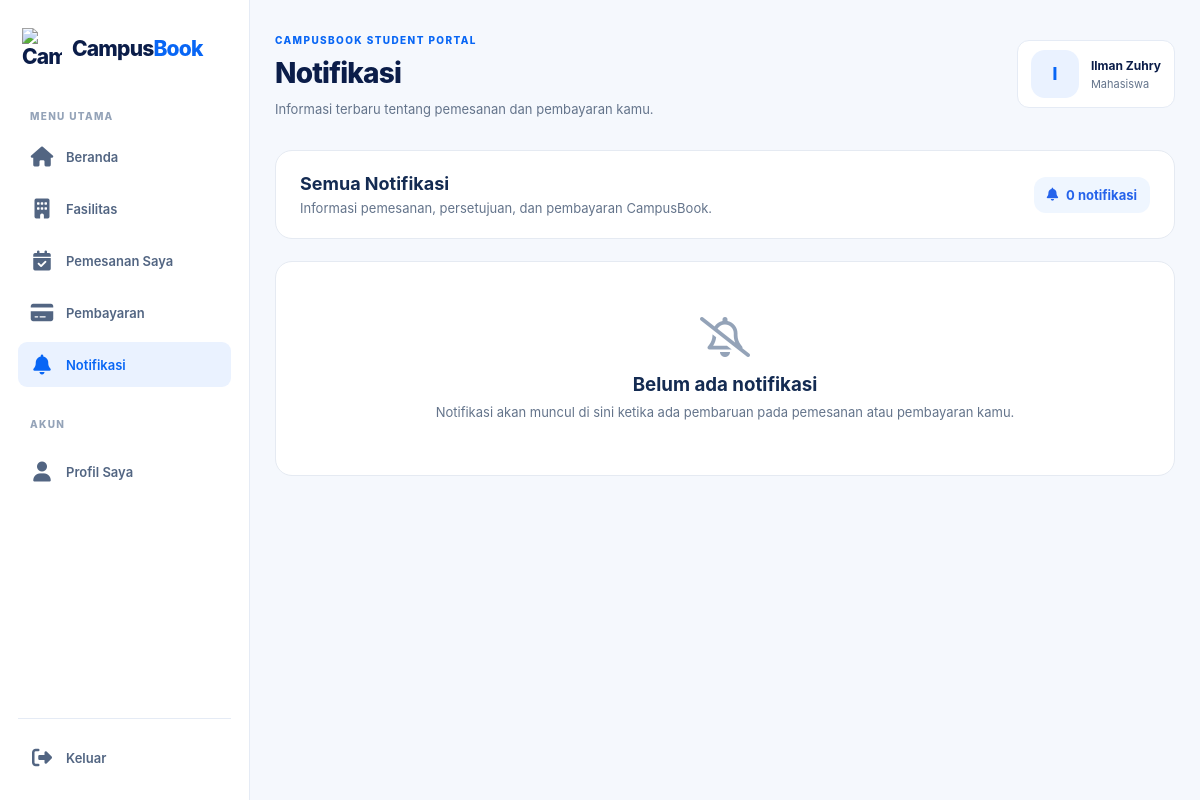
/user/notifikasi.php (signed in), run on an earlier commit of the app's database.
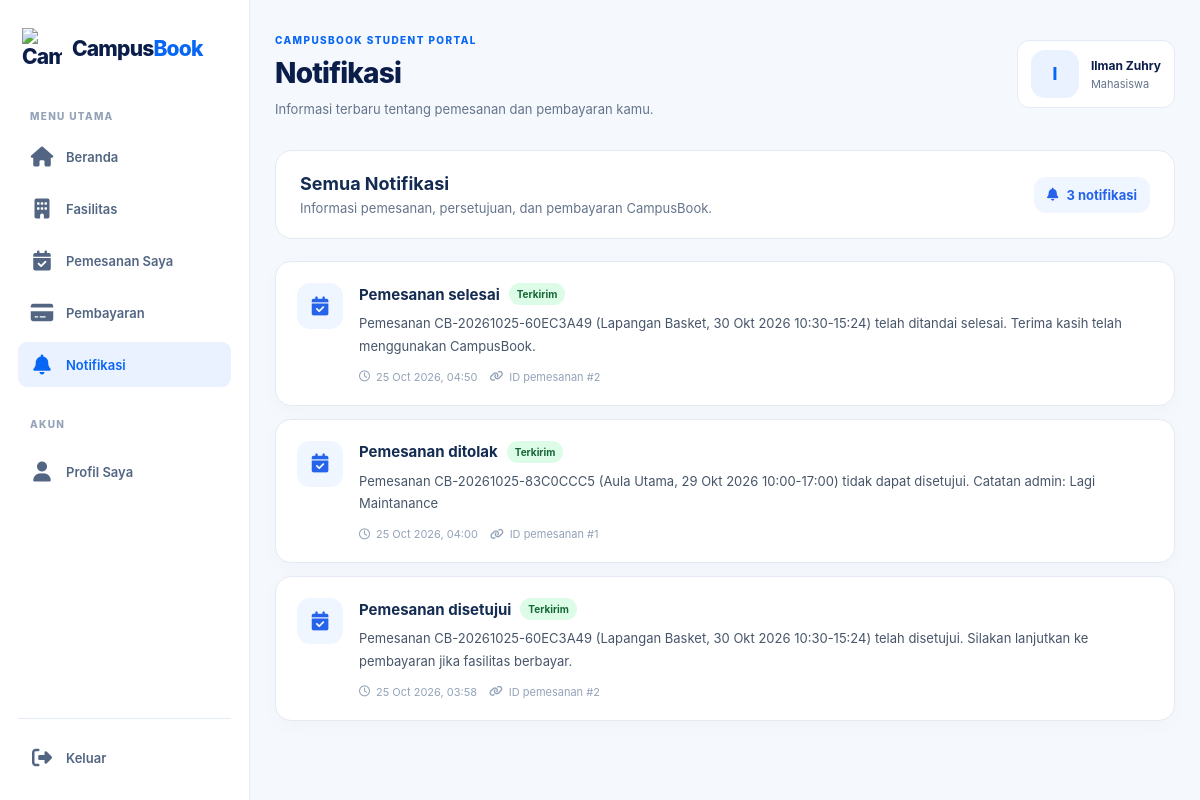
And on a later commit of the database.
### tables this page shows
CREATE TABLE `notifications` (
  `id` int UNSIGNED NOT NULL,
  `user_id` int UNSIGNED NOT NULL,
  `booking_id` int UNSIGNED DEFAULT NULL,
  `title` varchar(150) NOT NULL,
  `message` text NOT NULL,
  `channel` enum('in_app','email','whatsapp') NOT NULL DEFAULT 'in_app',
  `status` enum('pending','sent','failed') NOT NULL DEFAULT 'pending',
  `sent_at` datetime DEFAULT NULL,
  `created_at` timestamp NULL DEFAULT CURRENT_TIMESTAMP
);

### user/notifikasi.php (the view, shortened to what this page needs)
<?php
require_once __DIR__ . "/../config/database.php";
function notifEscape($value): string
{
    return htmlspecialchars((string) $value, ENT_QUOTES, "UTF-8");
}
$studentId = (int) $_SESSION["user_id"];
$notifications = [];
$sql = "
    SELECT
        id,
        booking_id,
        title,
        message,
        channel,
        status,
        sent_at,
        created_at
    FROM notifications
    WHERE user_id = ?
      AND channel = 'in_app'
    ORDER BY created_at DESC, id DESC
";
$stmt = $conn->prepare($sql);
if ($stmt) {
    $stmt->bind_param("i", $studentId);
    $stmt->execute();
    $result = $stmt->get_result();
    while ($row = $result->fetch_assoc()) {
        $notifications[] = $row;
    }
}
?>
<!DOCTYPE html>
<html lang="id">
<head>
    <link rel="stylesheet" href="../assets/css/admin.css">
    <link rel="stylesheet" href="../assets/css/user.css">
    <link rel="stylesheet"
          href="https://cdnjs.cloudflare.com/ajax/libs/font-awesome/6.5.2/css/all.min.css">
</head>
<body>
<div class="admin-layout">
    <?php require_once __DIR__ . "/../includes/user_sidebar.php"; ?>
    <main class="admin-main">
        <?php require_once __DIR__ . "/../includes/user_header.php"; ?>
        <section class="notification-page">
            <div class="notification-summary">
                <div>
                    <h2>Semua Notifikasi</h2>
                    <p>Informasi pemesanan, persetujuan, dan pembayaran CampusBook.</p>
                </div>
                <div class="notification-count">
                    <i class="fa-solid fa-bell"></i>
                    <?= count($notifications) ?> notifikasi
                </div>
            </div>
            <?php if (!$notifications): ?>
                <div class="notification-empty">
                    <i class="fa-regular fa-bell-slash"></i>
                    <h3>Belum ada notifikasi</h3>
                    <p>
                        Notifikasi akan muncul di sini ketika ada pembaruan
                        pada pemesanan atau pembayaran kamu.
                    </p>
                </div>
            <?php else: ?>
                <div class="notification-list">
                    <?php foreach ($notifications as $item): ?>
                        <?php
                        $title = strtolower($item["title"]);
                        $icon = "fa-bell";
                        if (strpos($title, "pembayaran") !== false) {
                            $icon = "fa-credit-card";
                        } elseif (
                            strpos($title, "pemesanan") !== false ||
                            strpos($title, "booking") !== false
                        ) {
                            $icon = "fa-calendar-check";
                        }
                        $status = $item["status"];
                        $statusLabels = [
                            "sent" => "Terkirim",
                            "pending" => "Menunggu",
                            "failed" => "Gagal dikirim",
                        ];
                        ?>
                        <article class="notification-card">
                            <div class="notification-icon">
                                <i class="fa-solid <?= notifEscape($icon) ?>"></i>
                            </div>
                            <div class="notification-content">
                                <div class="notification-title-row">
                                    <h3><?= notifEscape($item["title"]) ?></h3>
                                    <span class="notification-status <?= notifEscape($status) ?>">
                                        <?= notifEscape(
                                            $statusLabels[$status] ?? $status
                                        ) ?>
                                    </span>
                                </div>
                                <p class="notification-message">
                                    <?= nl2br(notifEscape($item["message"])) ?>
                                </p>
                                <div class="notification-meta">
                                    <span>
                                        <i class="fa-regular fa-clock"></i>
                                        <?= notifEscape(date(
                                            "d M Y, H:i",
                                            strtotime($item["created_at"])
                                        )) ?>
                                    </span>
                                    <?php if ($item["booking_id"] !== null): ?>
                                        <span>
                                            <i class="fa-solid fa-link"></i>
                                            ID pemesanan #<?= (int) $item["booking_id"] ?>
                                        </span>
                                    <?php endif; ?>
                                </div>
                            </div>
                        </article>
                    <?php endforeach; ?>
                </div>
            <?php endif; ?>
        </section>
    </main>
</div>
</body>
</html>

What changed in the data, as far as the page shows it:
added notifications: title "Pemesanan selesai", status "Terkirim", message "Pemesanan CB-20261025-60EC3A49 (Lapangan Basket, 30 Okt 2026 10:30-15:24) telah ditandai selesai. Terima kasih telah menggunakan CampusBook.", created_at "25 Oct 2026, 04:50", booking "2"
added notifications: title "Pemesanan ditolak", status "Terkirim", message "Pemesanan CB-20261025-83C0CCC5 (Aula Utama, 29 Okt 2026 10:00-17:00) tidak dapat disetujui. Catatan admin: Lagi Maintanance", created_at "25 Oct 2026, 04:00", booking "1"
added notifications: title "Pemesanan disetujui", status "Terkirim", message "Pemesanan CB-20261025-60EC3A49 (Lapangan Basket, 30 Okt 2026 10:30-15:24) telah disetujui. Silakan lanjutkan ke pembayaran jika fasilitas berbayar.", created_at "25 Oct 2026, 03:58", booking "2"
Also different on the page:
count($notifications): "0" → "3"
text no longer shown: "Belum ada notifikasi Notifikasi akan muncul di sini ketika ada pembaruan pada pemesanan atau pembayaran kamu."
